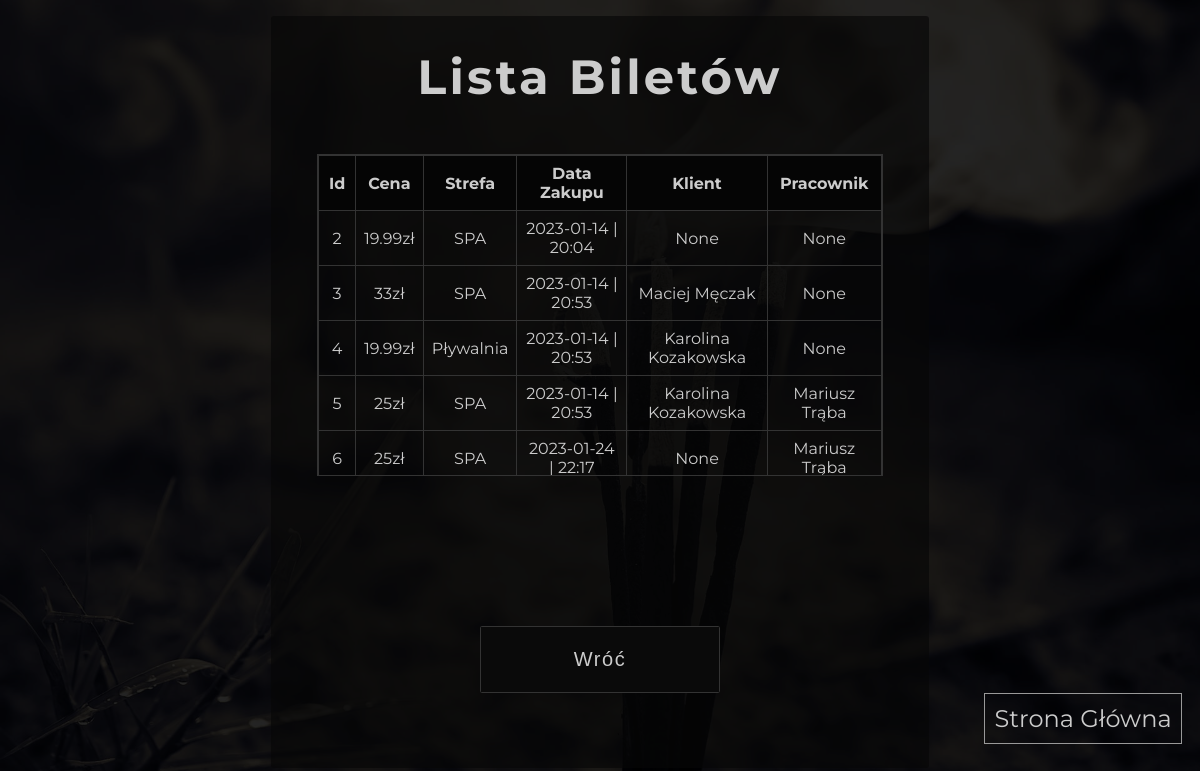
Page /receptionist_panel/tickets/ (signed in) on the committed database.
### App/models.py (models this page shows, shortened)
class Ticket(models.Model):
    ZONE_CHOICES = (
        ("Pływalnia", "Pływalnia"),
        ("SPA", "SPA"),
        ("Siłownia", "Siłownia")
    )
    PRICE_CHOICES = (
        ('19.99', '19.99zł - ulgowy'),
        ('25', '25zł - normalny'),
        ('33', '33zł - grupowy')
    )
    worker = models.ForeignKey(Worker, on_delete=models.SET_NULL, null=True)
    client = models.ForeignKey(Client, on_delete=models.SET_NULL, null=True, blank=True)
    price = models.CharField(max_length=6, choices=PRICE_CHOICES, default=PRICE_CHOICES[1])
    zone = models.CharField(max_length=45, choices=ZONE_CHOICES)
    dateOfPurchase = models.DateTimeField(default=datetime.datetime.now(), editable=True)
    dateOfEnd = models.DateTimeField(null=True, blank=True, editable=False)

class Client(models.Model):
    user = models.OneToOneField(User, null=True, on_delete=models.CASCADE)
    name = models.CharField(max_length=45)
    surname = models.CharField(max_length=45)
    phoneNumber = models.CharField(max_length=9, unique=True)
    email = models.EmailField(null=True, blank=True, unique=True)
    pesel = models.CharField(max_length=11, unique=True)
    def __str__(self):
        return f'{self.name} {self.surname}'

class Worker(models.Model):
    name = models.CharField(max_length=45)
    surname = models.CharField(max_length=45)
    phoneNumber = models.CharField(max_length=9, unique=True)
    email = models.EmailField(null=True, blank=True, unique=True)
    pesel = models.CharField(max_length=11, unique=True)
    def __str__(self):
        return f'{self.name} {self.surname}'

### App/decorators.py (the view)
        def wrapper_func(request, *args, **kwargs):
            group = None
            if request.user.groups.exists():
                group = request.user.groups.all()[0].name
            if group in allowed_roles:
                return view_func(request, *args, **kwargs)
            else:
                return redirect('home')

### App/views.py (called while the page is built)
@login_required(login_url='login')
@allowed_users(allowed_roles=['receptionist', 'admin'])
def receptionist_tickets(request):
    tickets = Ticket.objects.all()
    context = {'tickets': tickets}
    return render(request, 'App/subpages/receptionist/receptionist_tickets.html', context)

### App/templates/App/subpages/receptionist/receptionist_tickets.html (shortened to what this page needs)
{% load static %}
<!DOCTYPE html>
<html lang="pl">
<head>
    <link rel="stylesheet" href="https://cdnjs.cloudflare.com/ajax/libs/font-awesome/6.2.1/css/all.min.css" />
    <link rel="stylesheet" href="{% static '/css/receptionist_panel.css' %}">
</head>
<body>
    <section class="tickets">
        <form class="tickets__form" action="">
            <h1 class="tickets__header" >Lista Biletów</h1>
            <div class="tickets__list">
                <table class="tickets__table">
                    <tr class="tickets__tr">
                        <th class="tickets__th">Id</th>
                        <th class="tickets__th">Cena</th>
                        <th class="tickets__th">Strefa</th>
                        <th class="tickets__th">Data Zakupu</th>
                        <th class="tickets__th">Klient</th>
                        <th class="tickets__th">Pracownik</th>
                    </tr>
                    {% for ticket in tickets %}
                    <tr class="tickets__tr">
                        <td class="tickets__td">{{ ticket.id }}</td>
                        <td class="tickets__td">{{ ticket.price }}zł</td>
                        <td class="tickets__td">{{ ticket.zone }}</td>
                        <td class="tickets__td"> {{ ticket.dateOfPurchase|date:'Y-m-d | H:i' }}</td>
                        <td class="tickets__td"> {{ ticket.client }}</td>
                        <td class="tickets__td"> {{ ticket.worker }}</td>
                    </tr>
                    {% endfor %}
                </table>
            </div>
            <div class="tickets__buttons">
                <a class="tickets__link" href="{% url 'receptionist_panel' %}">
                    <input class="tickets__input" type="button" value="Wróć">
                </a>
            </div>
        </form>
        <nav class="mini-nav">
            <a href="{% url 'home' %}">Strona Główna</a>
        </nav>
    </section>
</body>
</html>

### static/css/receptionist_panel.css (style rules this page uses)
body { background-position: center; background-repeat: no-repeat; background-size: cover!important; background: linear-gradient(rgba(0, 0, 0, 0.86), rgba(0, 0, 0, 0.86)),url("../img/ticket_buy-01.jpg"); margin: 0; padding: 0; border: 0; font-family: 'Montserrat', sans-serif; }
.mini-nav { position: fixed; top: 88%; left: 82%; }
.mini-nav > a { font-size: 1.5rem; text-decoration: none; border: 0.1rem solid #999; padding: 0.6rem; color: #ccc; }
.tickets { width: 100%; display: flex; justify-content: center; color: #ccc; }
.tickets__form { width: 39.125rem; display: flex; flex-direction: column; background-color: rgba(7, 7, 7, 0.65); min-height: 90vh; margin-top: 1rem; border-radius: 0.2rem; padding: 1rem; align-items: center; text-align: center; gap: 2rem; position: relative; }
.tickets__header { font-size: 3rem; letter-spacing: 0.2rem; margin: 0; margin-top: 1rem; }
.tickets__list { width: 90%; margin-top: 1rem; height: 20rem; overflow-x:auto; overflow-y:auto; border: 0.1rem solid #333; }
.tickets__table { border-collapse: collapse; border: 1px solid black; width: 100%; margin-left: auto; margin-right: auto; }
.tickets__th { background-color: #050505; font-weight: bold; padding: 8px; border: 1px solid #333; }
.tickets__td { border: 1px solid #333; padding: 8px; }
.tickets__buttons { display: flex; flex-wrap: wrap; justify-content: center; gap: 1rem; }
.tickets__input { width: 15rem; height: 4.2rem; font-size: 1.25rem; background-color: rgb(10, 10, 10); border-radius: 0.1rem; border: solid 0.1rem #333; color: #ccc; letter-spacing: 0.1rem; position: absolute; bottom: 10%; left: 50%; transform: translateX(-50%) }

### rows in the picture
Ticket: id "2", price "19.99", zone "SPA", dateOfPurchase|H "2023-01-14 | 20:04", client "None", worker "None"
Ticket: id "3", price "33", zone "SPA", dateOfPurchase|H "2023-01-14 | 20:53", client "Maciej Męczak", worker "None"
Ticket: id "4", price "19.99", zone "Pływalnia", dateOfPurchase|H "2023-01-14 | 20:53", client "Karolina Kozakowska", worker "None"
Ticket: id "5", price "25", zone "SPA", dateOfPurchase|H "2023-01-14 | 20:53", client "Karolina Kozakowska", worker "Mariusz Trąba"
Ticket: id "6", price "25", zone "SPA", dateOfPurchase|H "2023-01-24 | 22:17", client "None", worker "Mariusz Trąba"
